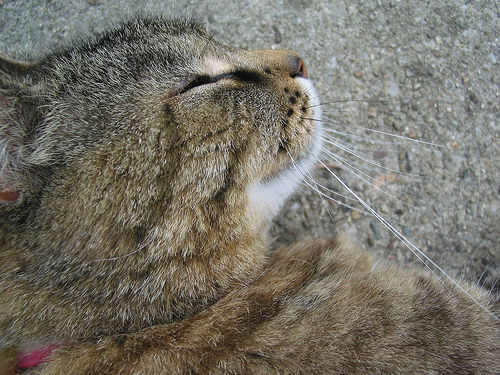
#> input picture data/cats/n02123159_tiger_cat.JPEG, 500 x 375 px, given in place of ., which was not available
$ python -i hopfield_datasets.py   (imports and definitions only)
#> lines starting #> are read from the running program, lines starting #| are printed output that depends on the picture; after the words box and inside, x2 and y2 are one past the last pixel; in counts of white or black regions, pixels touching at a corner belong together
import re
from dataclasses import dataclass
from pathlib import Path
from typing import Literal

import numpy as np

PROJECT_ROOT = Path(__file__).resolve().parents[1]
DATA_DIR = PROJECT_ROOT / "data"

DATASETS = [
    "small-7x7",
    "letters-abc-8x12",
    "animals-14x9",
    "OCRA-12x30-cut",
    "large-25x25",
    "large-25x50",
    "large-25x25.plus",
    "letters-14x20",
]


@dataclass
class Dataset:
    name: str
    patterns: np.ndarray
    shape: tuple[int, int]

    @property
    def n_patterns(self) -> int:
        return self.patterns.shape[0]

    @property
    def n_neurons(self) -> int:
        return self.patterns.shape[1]


# [40 lines left out: functions shape_from_name, load_dataset, floyd_steinberg, not called in this run]


def binarize(gray: np.ndarray, method: Literal["median", "otsu", "dither"] = "median"):
    """Map a grayscale image in [0, 1] to {-1, 1}.

    `median` splits pixels half/half, so the pattern is balanced (mean ~ 0), which keeps the
    overlap between unrelated images small.
    """
    if method == "median":
        return np.where(gray > np.median(gray), 1.0, -1.0)
    if method == "otsu":
        from skimage.filters import threshold_otsu

        return np.where(gray > threshold_otsu(gray), 1.0, -1.0)
    if method == "dither":
        return floyd_steinberg(gray)
    raise ValueError(f"unknown method: {method}")


def load_images(
    paths: list[str | Path],
    shape: tuple[int, int] = (200, 300),
    method: Literal["median", "otsu", "dither"] = "median",
) -> Dataset:
    """Load photos, crop to the target aspect ratio, resize to `shape` and binarize."""
#> called with paths = '../data/cats/n02123159_tiger_cat.JPEG', shape = (200, 300), method = 'median'
    from skimage.color import rgb2gray, rgba2rgb
    from skimage.io import imread
    from skimage.transform import resize

    patterns = []
    for path in paths:
        img = imread(path)
#> img is the input picture: shape (375, 500, 3); mean R, G, B 116.7, 113.1, 102.8
        if img.ndim == 3:
            if img.shape[2] == 4:
                img = rgba2rgb(img)
            img = rgb2gray(img)
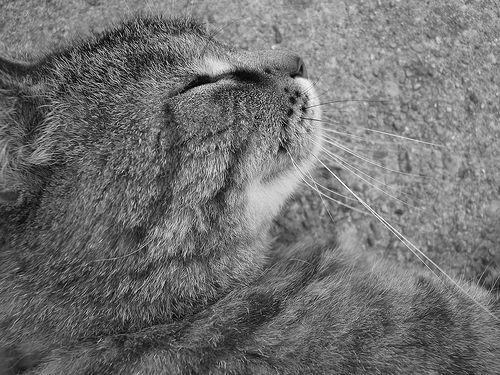
#> img: shape (375, 500) float64; min 0, max 0.999, mean 0.444
        img = center_crop(img.astype(np.float64), shape[0] / shape[1])
#> in center_crop, `return img[top : top + new_rows]`:
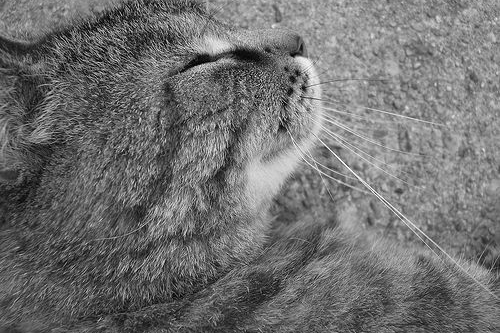
#> returned value: shape (333, 500) float64; min 0, max 0.999, mean 0.443
        if img.max() > 1:
            img = img / 255
        gray = resize(img, shape, anti_aliasing=True)
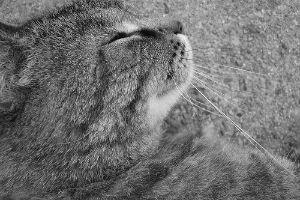
#> gray: shape (200, 300) float64; min 0.00852, max 0.961, mean 0.443
        patterns.append(binarize(gray, method).ravel())
#> in binarize, `return np.where(gray > np.median(gray), 1.0, -1.0)`:
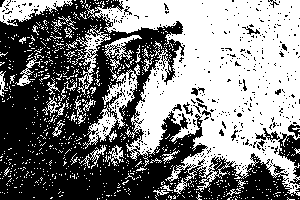
#> returned value: shape (200, 300) float64; values -1 (black) and 1 (white), 50% white; 883 white regions (842 under 20 px), largest, box (x1, y1, x2, y2) and area: (87, 0, 300, 196) 23214, (83, 64, 140, 149) 1272, (0, 0, 73, 26) 922
#> pass 3 of the loop in load_images, `for path in paths:`:
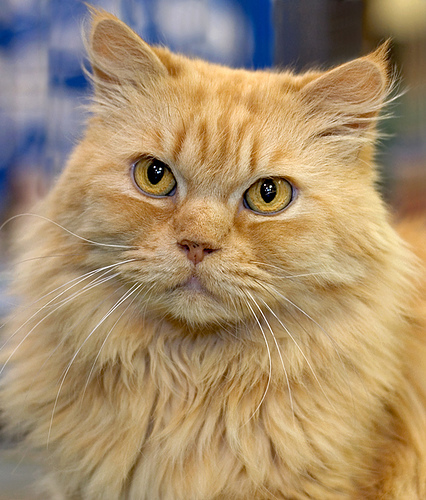
#> input picture data/cats/n02123394_Persian_cat.JPEG, 426 x 500 px, given in place of , which was not available
#> in load_images, img is the input picture: shape (500, 426, 3); mean R, G, B 166.4, 141.9, 107.9
#> in load_images, `img = rgb2gray(img)`:
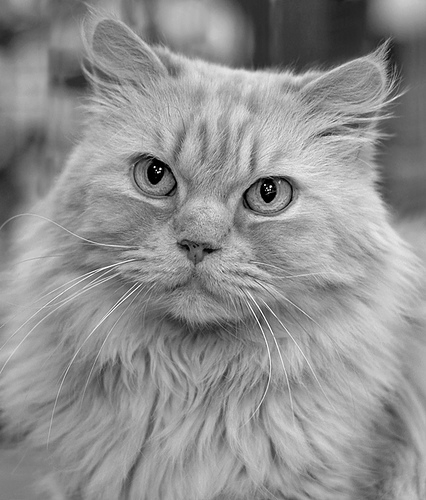
#> img: shape (500, 426) float64; min 0, max 1, mean 0.567
#> in binarize (call 3), `return np.where(gray > np.median(gray), 1.0, -1.0)`:
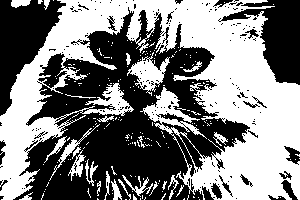
#> returned value: shape (200, 300) float64; values -1 (black) and 1 (white), 50% white; 203 white regions (178 under 20 px), largest, box (x1, y1, x2, y2) and area: (0, 0, 300, 200) 27070, (127, 52, 170, 96) 750, (49, 124, 100, 181) 241
#> the loop made 5 passes; the first 3 are shown
    return Dataset(f"images-{shape[1]}x{shape[0]}-{method}", np.array(patterns), shape)


def center_crop(img: np.ndarray, aspect: float) -> np.ndarray:
    """Largest centered crop with rows / cols == aspect."""
    rows, cols = img.shape
    if rows / cols > aspect:
        new_rows = round(cols * aspect)
        top = (rows - new_rows) // 2
        return img[top : top + new_rows]
    new_cols = round(rows / aspect)
    left = (cols - new_cols) // 2
    return img[:, left : left + new_cols]


# [8 lines left out: function downsample, not called in this run]


# ---------- statistics ----------


def overlap_matrix(X: np.ndarray) -> np.ndarray:
    """m_{mu nu} = x_mu . x_nu / N."""
    return X @ X.T / X.shape[1]


# [31 lines left out: functions hebb_crosstalk, pattern_stats, not called in this run]

#> (the run stopped early here; a loop or call above may not have finished)
